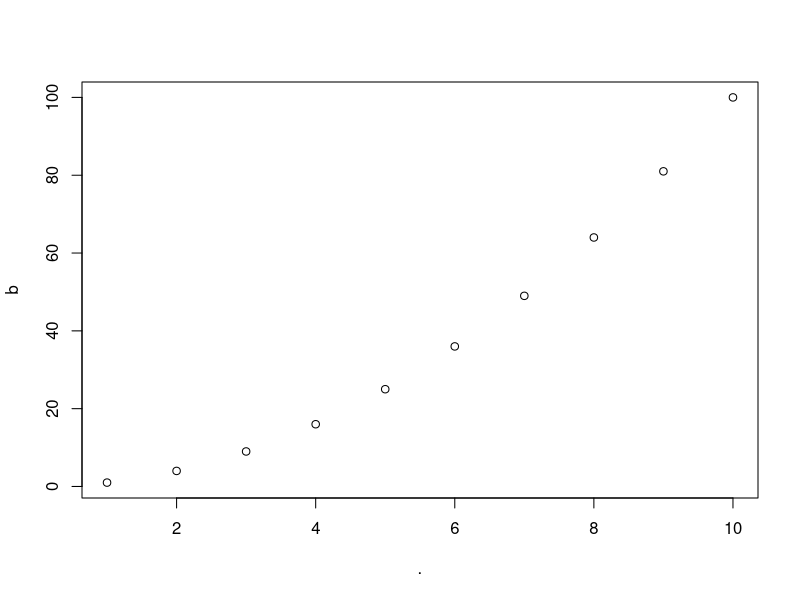
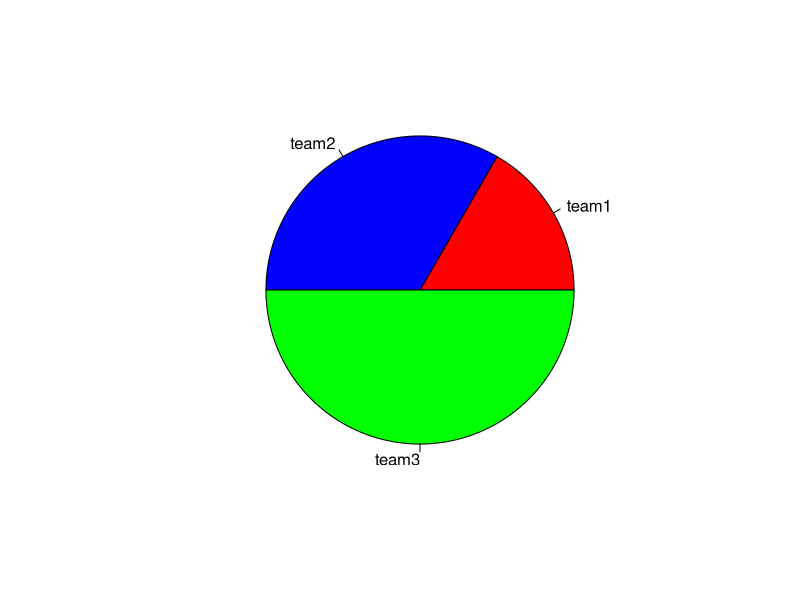
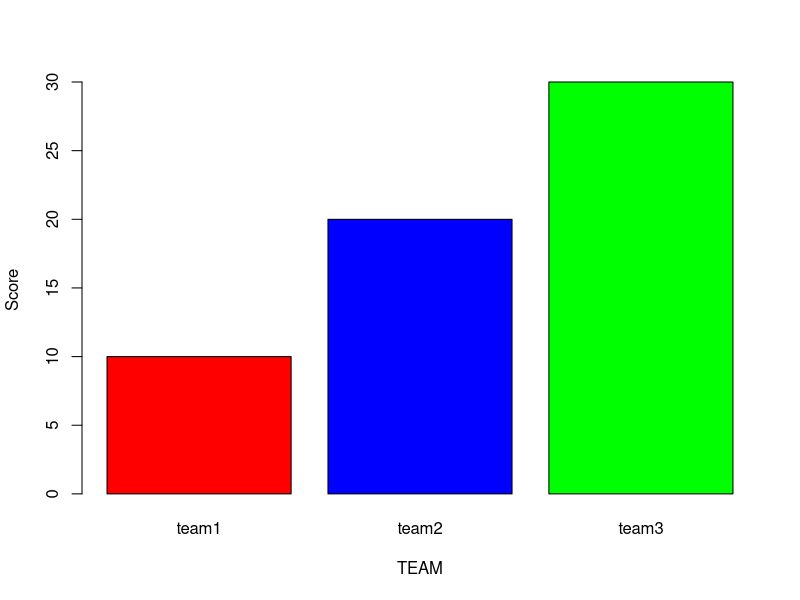
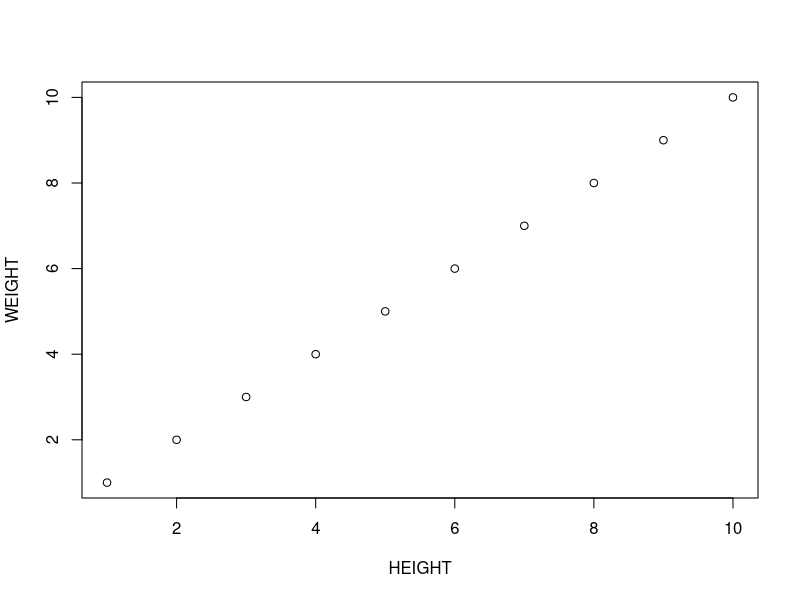
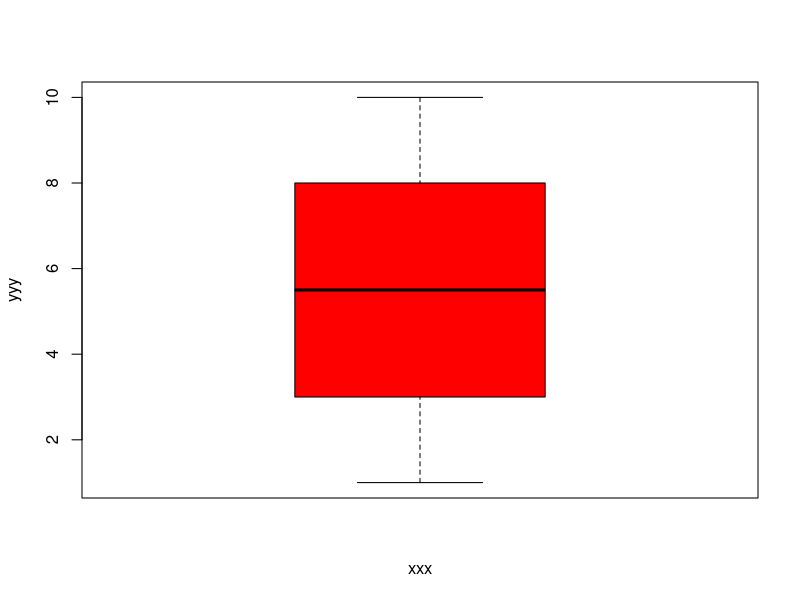
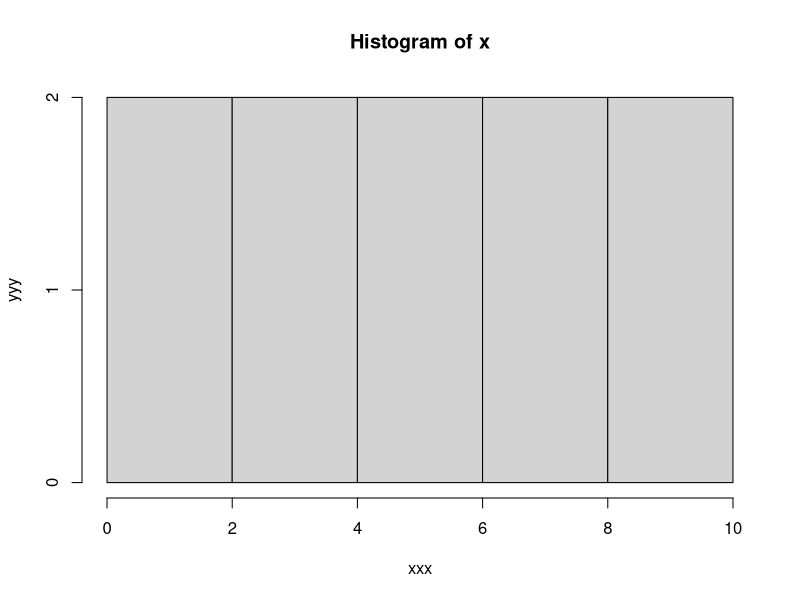

Write the R code that produced these figures, in order.
library(dplyr)
#help("dplyr")

x <- "Hello World"
x

############################################################################
# install.packages("psych")
# install.packages("descr")
# install.packages("gmodels")
# install.packages("MASS")
# install.packages("Hmisc")
# install.packages("dplyr")
# install.packages("fBasics")
# install.packages("QuantPsyc")
# install.packages("prettyR")
# install.packages("e1071")
# install.packages('abind')
# install.packages('zoo')
# install.packages('xts')
# install.packages('quantmod')
# install.packages('ROCR')
# install.packages("https://cran.r-project.org/src/contrib/Archive/DMwR/DMwR_0.4.1.tar.gz", repos = NULL, type="source")
# install.packages("rpart")
# install.packages("rpart.plot")
# install.packages("party")
# install.packages("nnet")
# install.packages("downloader")
# install.packages("neuralnet")
# install.packages("tree")
# install.packages("caret")
# install.packages("arules")
# install.packages("arulesViz")
# install.packages("lattice")
# install.packages("topicmodels")
# install.packages("wordcloud")
# install.packages("RColorBrewer")
# install.packages("sna")
# install.packages("igraph")
# install.packages("rgl")
# install.packages("rvest")
# install.packages("stringr")
# install.packages("XML")
# install.packages("readxl")
# install.packages("WriteXLS")
# # rJava 설치
# install.packages("multilinguer")	
# library(multilinguer)
# install_jdk()
# # KoNLP 패키지 설치시 참조 또는 이용되는 패키지 설치
# install.packages(c("hash", "tau", "Sejong", "RSQLite", "devtools", "bit", "rex", "lazyeval", "htmlwidgets", "crosstalk", "promises", "later", "sessioninfo", "xopen", "bit64", "blob", "DBI", "memoise", "plogr", "covr", "DT", "rcmdcheck", "rversions"), type = "binary")
# # 깃허브의 KoNLP 패키지 설치
# install.packages("remotes")
# remotes::install_github('haven-jeon/KoNLP', upgrade = "never", INSTALL_opts=c("--no-multiarch"))
# # 텍스트마이닝을 위한 tm 패키지 설치
# require(remotes)
# install_version("tm", version = "0.7-5", repos = "http://cran.us.r-project.org")
# install.packages("ggplot2")
# install.packages("treemap")
# install.packages("aplpack")
# install.packages("raster")
# install.packages("rgeos")
# install.packages("rgdal")
# install.packages("ggmap")
############################################################################

### R 기초 

## 데이타 유형 및 변수 할당 
# numeric integer , double 
x <- 10
mode(x)
x <- 10.5
mode(x)
is.numeric(x)
# character
x <- "홍길동"
mode(x)
is.character(x)
# logical true , false
x <- TRUE
mode(x)
is.logical(x)
# complex number 
x <- 2+3i
mode(x)
# Date
x <- as.Date("2023-10-25")
mode(x)
# Special
x <- NULL
mode(x)
x <- NA
mode(x)
x <- NaN
mode(x)
x <- Inf 
mode(x)
x <- -Inf 
mode(x)

## 연산자 
x <- 6
y <- 3
z <- x+y
z
.a <- 10
.b <- 15
.a + .b
.a - .b
.a * .b
.a / .b
3^2
13%%3
13%/%3
.a < .b
.a <= .b
.a > .b
.a >= .b
.a == .b 
.a != .b
a <- TRUE
b <- FALSE
a | b
a & b
!b
isTRUE(b)

a <- c(1:10)
a
b <- a^2
b
a %>% plot(b)

## 수치계산 및 함수 
5+4^2
1:7
abs(-7)
x <- c(1,2,3)
x
exp(2)
log(7.389056)
log10(1000)
max(1:10)
min(1:10)
sample(5)
mean(1:10)
rnorm(6)
mean(rnorm(6))
median(1:11)
sd(1:10)
sqrt(10)
sum(1:15)
var(1:10)
a <- c(1,2,3)
print(a)
#read.csv("data/data.csv", header=TRUE)
#write.csv(df,"data.csv",row,names=TRUE)

x <- c(10,20,30)
pie(x, labels = c("team1","team2","team3"),col=c("red","blue","green"))

x <- c(10,20,30)
barplot(x, names.arg = c("team1","team2","team3"),col=c("red","blue","green"),xlab="TEAM",ylab="Score")

#women
x <- (1:10) #women@height
y <- (1:10) #women@weight
plot(x, y, xlab="HEIGHT", ylab="WEIGHT")
  
boxplot(x, xlab="xxx", ylab="yyy", col="red")

hist(x, xlab="xxx", ylab="yyy")

### 데이터 구조  
# scalar , vector , matrix , array, list , data frame , factor 

# scalar 
x <- 70
x
# vector
x <- c()
x
x <- c(80,80,90)
x
x <- c(1:10)
x
x <- c("홍길동",20,30,40)
x
x <- c(1,2,3)
x[2] + x[3]
x <- c("홍길동",20,30,40)
#x[2] + x[3]
as.numeric(x[2]) + as.numeric(x[3])
# matrix
x <- matrix()
x
x <- 1:9
x
y <- matrix(x,nrow=3)
y
a <- c(1,2,3,4)
b <- c(5,6,7,8)
c <- c(9,10,11,12)
cbind(a,b,c)
rbind(a,b,c)
z <- rbind(a,b,c)
z[2,3]
as.numeric(z[2,3])
z[3,2]
as.numeric(3,2)
as.numeric(z[2,3])+as.numeric(z[3,2])
names(z[3,2])
# array
x <- array()
x
x <- array(1:36, c(4,3,3))
x
x[2,2,1] + x[3,1,2] + x[4,3,3]
print(x[2,2,1])
print(x[3,1,2])
print(x[4,3,3])
# list
x <- list()
x
record <- "My Record"
names <- c("홍길동","유관순","이순신")
ages <- c(27,19,35)
eng <- c(70,85,75)
math <- c(80,80,90)
numbers <- matrix(1:9, nrow=3)
mylist <- list(record, names, ages, eng, math, numbers)
mylist
mylist[[2]][2]
mylist[[3]][3]
mylist[[4]][1]
mylist[[6]][2,3]
# data frame
x <- data.frame()
x
names <- c("홍길동","유관순","이순신")
ages <- c(27,19,35)
eng <- c(70,85,75)
math <- c(80,80,90)
df <- data.frame(names,ages,eng,math)
df
df[1]
df[3]
df[1,]
df[2,]
df[1,3]
df[3,2]
df$names
df$eng
rownames(df)
colnames(df)

# factor
x <- factor()
x
gender <- c(rep("mail",10),rep("femail",15))
gender
summary(gender)
gender <- factor(gender)
gender
summary(gender)

length(gender)
length(df$names)
str(df)
class(df)
class(df$names)


